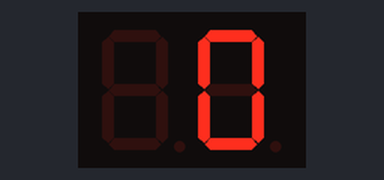
The sketch below on a simulated ESP8266 (NodeMCU). On the bench: 2-digit seven-segment display.

Above: at 0.1 s.
At 4.1 s:
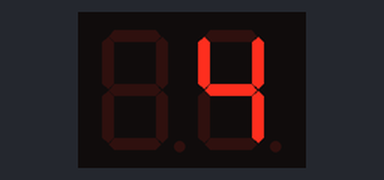
At 9.1 s:
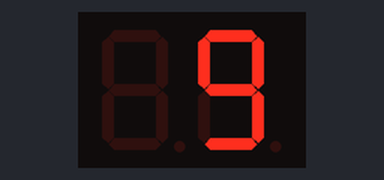
At 19.1 s:
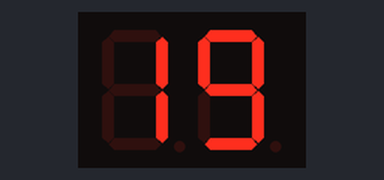
At 28.1 s:
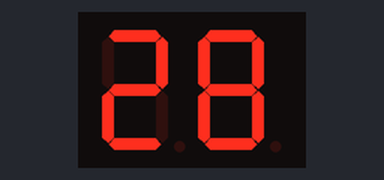
At 38.2 s:
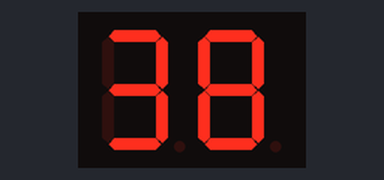

Measured:
- what the display in image 1 shows lasts 1.0 s, from 4.0 s to 5.0 s

The sketch:

2_7segment-display.ino
```cpp
#include <SevSeg.h>

//Create an instance of the object.
SevSeg myDisplay;

//Create global variables
unsigned long timer;
int deciSecond = 0;

void setup()
{

  int displayType = COMMON_CATHODE; //Your display is either common cathode or common anode

  /*
  //This pinout is for a regular display
   //Declare what pins are connected to the digits
   int digit1 = 2; //Pin 12 on my 2 digit display
   int digit2 = 3; //Pin 9 on my 2 digit display
   int digit3 = 4; //Pin 8 on my 2 digit display
   int digit4 = 5; //Pin 6 on my 2 digit display

   //Declare what pins are connected to the segments
   int segA = 6; //Pin 11 on my 2 digit display
   int segB = 7; //Pin 7 on my 2 digit display
   int segC = 8; //Pin 4 on my 2 digit display
   int segD = 9; //Pin 2 on my 2 digit display
   int segE = 10; //Pin 1 on my 2 digit display
   int segF = 11; //Pin 10 on my 2 digit display
   int segG = 12; //Pin 5 on my 2 digit display
   int segDP= 13; //Pin 3 on my 2 digit display
   */

  //This pinout is for OpenSegment PCB layout
  //Declare what pins are connected to the digits
  int digit1 = D0; //Pin 7 on my 2 digit display
  int digit2 = D8; //Pin 8 on my 2 digit display
  int digit3 = 0;
  int digit4 = 0;

  //Declare what pins are connected to the segments
  int segA = D1; //Pin 10 on my 2 digit display
  int segB = D2; //Pin 9 on my 2 digit display
  int segC = D3; //Pin 1 on my 2 digit display
  int segD = D4; //Pin 4 on my 2 digit display
  int segE = D5; //Pin 3 on my 2 digit display
  int segF = D6; //Pin 6 on my 2 digit display
  int segG = D7; //Pin 5 on my 2 digit display
  int segDP= 1; //Pin 2 on my 2 digit display

  int numberOfDigits = 2; //Do you have a 1, 2 or 4 digit display?

  myDisplay.Begin(displayType, numberOfDigits, digit1, digit2, digit3, digit4, segA, segB, segC, segD, segE, segF, segG, segDP);

  myDisplay.SetBrightness(100); //Set the display to 100% brightness level

  timer = millis();
}

void loop()
{
  //Example ways of displaying a decimal number
  char tempString[10]; //Used for sprintf
  sprintf(tempString, "%2d", deciSecond); //Convert deciSecond into a string that is right adjusted
  //sprintf(tempString, "%d", deciSecond); //Convert deciSecond into a string that is left adjusted
  //sprintf(tempString, "%04d", deciSecond); //Convert deciSecond into a string with leading zeros
  //sprintf(tempString, "%4d", deciSecond * -1); //Shows a negative sign infront of right adjusted number
  //sprintf(tempString, "%4X", deciSecond); //Count in HEX, right adjusted

  //Produce an output on the display
  myDisplay.DisplayString(tempString, 0); //(numberToDisplay, decimal point location)

  //Other examples
  //myDisplay.DisplayString(tempString, 0); //Display string, no decimal point
  //myDisplay.DisplayString("-23b", 3); //Display string, decimal point in third position

  //Check if 10ms has elapsed
  if (millis() - timer >= 1000)
  {
    timer = millis();
    deciSecond++;
  }

  if( deciSecond >=100) deciSecond =0;

  delay(5);
}
```
